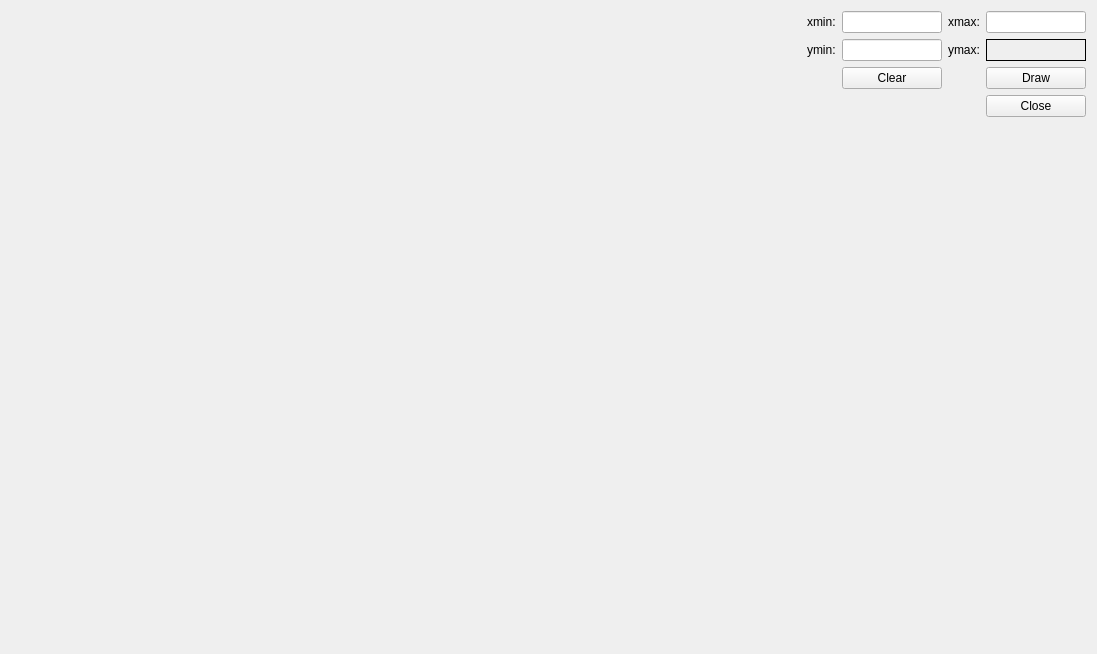
<?xml version="1.0" encoding="UTF-8"?>
<ui version="4.0">
 <class>MainWindow</class>
 <widget class="QMainWindow" name="MainWindow">
  <property name="geometry">
   <rect>
    <x>0</x>
    <y>0</y>
    <width>1097</width>
    <height>654</height>
   </rect>
  </property>
  <property name="windowTitle">
   <string>Plot Function</string>
  </property>
  <widget class="QWidget" name="centralWidget">
   <layout class="QGridLayout" name="gridLayout">
    <item row="0" column="0">
     <widget class="DrawArea" name="drawArea" native="true">
      <property name="sizePolicy">
       <sizepolicy hsizetype="Expanding" vsizetype="Expanding">
        <horstretch>0</horstretch>
        <verstretch>0</verstretch>
       </sizepolicy>
      </property>
      <property name="minimumSize">
       <size>
        <width>640</width>
        <height>480</height>
       </size>
      </property>
      <property name="baseSize">
       <size>
        <width>800</width>
        <height>600</height>
       </size>
      </property>
     </widget>
    </item>
    <item row="0" column="1">
     <layout class="QGridLayout" name="vertLayout">
      <property name="sizeConstraint">
       <enum>QLayout::SetMaximumSize</enum>
      </property>
      <item row="1" column="1">
       <widget class="QLineEdit" name="ymin">
        <property name="sizePolicy">
         <sizepolicy hsizetype="Preferred" vsizetype="Fixed">
          <horstretch>0</horstretch>
          <verstretch>0</verstretch>
         </sizepolicy>
        </property>
        <property name="minimumSize">
         <size>
          <width>80</width>
          <height>0</height>
         </size>
        </property>
        <property name="maximumSize">
         <size>
          <width>100</width>
          <height>16777215</height>
         </size>
        </property>
       </widget>
      </item>
      <item row="0" column="2">
       <widget class="QLabel" name="xmaxLabel">
        <property name="text">
         <string>xmax:</string>
        </property>
       </widget>
      </item>
      <item row="0" column="0">
       <widget class="QLabel" name="xminLabel">
        <property name="text">
         <string>xmin:</string>
        </property>
       </widget>
      </item>
      <item row="2" column="1">
       <widget class="QPushButton" name="clearButton">
        <property name="text">
         <string>Clear</string>
        </property>
       </widget>
      </item>
      <item row="0" column="3">
       <widget class="QLineEdit" name="xmax">
        <property name="sizePolicy">
         <sizepolicy hsizetype="Preferred" vsizetype="Fixed">
          <horstretch>0</horstretch>
          <verstretch>0</verstretch>
         </sizepolicy>
        </property>
        <property name="minimumSize">
         <size>
          <width>80</width>
          <height>0</height>
         </size>
        </property>
        <property name="maximumSize">
         <size>
          <width>100</width>
          <height>16777215</height>
         </size>
        </property>
       </widget>
      </item>
      <item row="1" column="0">
       <widget class="QLabel" name="yminLabel">
        <property name="text">
         <string>ymin:</string>
        </property>
       </widget>
      </item>
      <item row="3" column="3">
       <widget class="QPushButton" name="closeButton">
        <property name="text">
         <string>Close</string>
        </property>
       </widget>
      </item>
      <item row="1" column="2">
       <widget class="QLabel" name="ymaxLabel">
        <property name="text">
         <string>ymax:</string>
        </property>
       </widget>
      </item>
      <item row="2" column="3">
       <widget class="QPushButton" name="drawButton">
        <property name="text">
         <string>Draw</string>
        </property>
       </widget>
      </item>
      <item row="0" column="1">
       <widget class="QLineEdit" name="xmin">
        <property name="sizePolicy">
         <sizepolicy hsizetype="Preferred" vsizetype="Fixed">
          <horstretch>0</horstretch>
          <verstretch>0</verstretch>
         </sizepolicy>
        </property>
        <property name="minimumSize">
         <size>
          <width>80</width>
          <height>0</height>
         </size>
        </property>
        <property name="maximumSize">
         <size>
          <width>100</width>
          <height>16777215</height>
         </size>
        </property>
       </widget>
      </item>
      <item row="1" column="3">
       <widget class="QLabel" name="ymax">
        <property name="minimumSize">
         <size>
          <width>80</width>
          <height>0</height>
         </size>
        </property>
        <property name="maximumSize">
         <size>
          <width>100</width>
          <height>16777215</height>
         </size>
        </property>
        <property name="frameShape">
         <enum>QFrame::Panel</enum>
        </property>
        <property name="text">
         <string/>
        </property>
       </widget>
      </item>
      <item row="4" column="3">
       <spacer name="verticalSpacer">
        <property name="orientation">
         <enum>Qt::Vertical</enum>
        </property>
        <property name="sizeHint" stdset="0">
         <size>
          <width>20</width>
          <height>40</height>
         </size>
        </property>
       </spacer>
      </item>
     </layout>
    </item>
   </layout>
  </widget>
 </widget>
 <layoutdefault spacing="6" margin="11"/>
 <customwidgets>
  <customwidget>
   <class>DrawArea</class>
   <extends>QWidget</extends>
   <header location="global">drawarea.h</header>
   <container>1</container>
  </customwidget>
 </customwidgets>
 <resources/>
 <connections/>
</ui>
